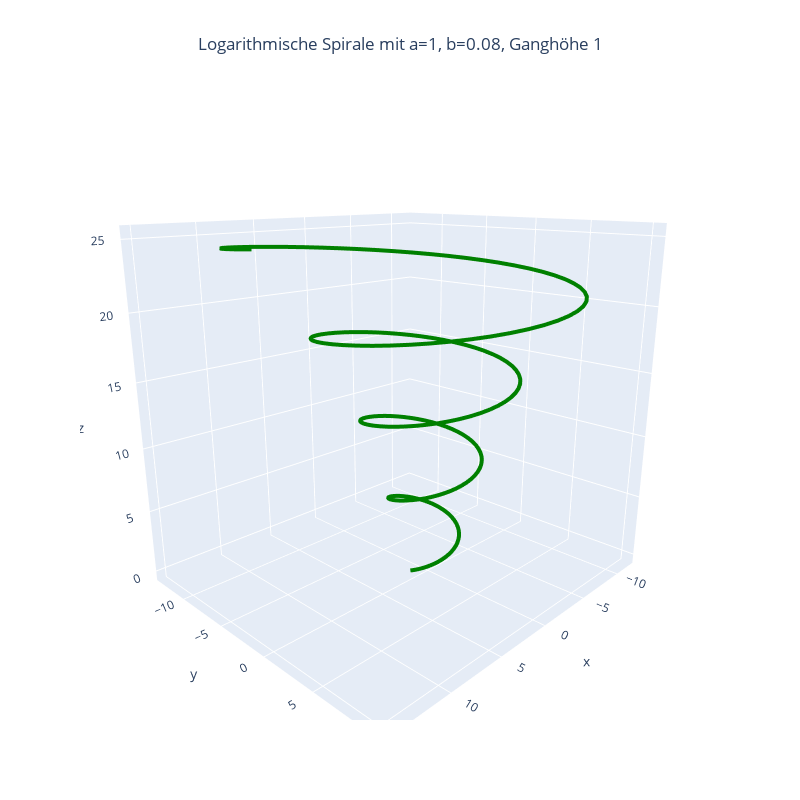

Source (notebook cell):
### Markdown cell above
## Schraubenlinie über einer logarithmischen Spirale
Wenn wir eine andere Raumkurve, zum Beispiel eine Schraubenlinie über einer logarithmischen Spirale, ausgeben möchten, dass müssen wir im Quelltext nicht viel verändern. Wir berechnen
die Koordinaten der Punkte auf der Spur mit der entsprechenden Funktion und geben den Polygonzug aus. Für die Spirale verwenden wir die Defaultwerte a=1 und b=0.08 für die Parameter der Spirale, als Ganghöhe verwenden wir 1. Das Parameterintervall ist [0, 6pi] und wir verwenden 200 Punkte für den Polygonzug.

### Code cell
x, y, z = logSpiralHelix()

curve = go.Scatter3d(x=x, y=y, z=z,
                     name='Logarithmische Spirale',
                     mode='lines',
                     line = dict(color='green', width=8),
                     showlegend=False)

layout = go.Layout(scene_xaxis_visible=True, 
                   scene_yaxis_visible=True, 
                   scene_zaxis_visible=True,
                   showlegend=False)

fig =  go.Figure(data=[curve], layout=layout)

fig.update_layout(title='Logarithmische Spirale mit a=1, b=0.08, Ganghöhe 1',
                  title_x=0.5,
                  scene_camera_eye_z=1.55,
                  autosize=False,
                  width=800,
                  height=800,
                  showlegend=False)
                  
fig.show()

### Figure 1 — Plotly figure (JSON) as saved in the notebook; plotly's stock layout.template omitted (floating-point values rounded to 4 significant figures; data arrays with more than 128 entries replaced by an {"elided": "..."} marker saying what was removed)
{"data": [{"line": {"color": "green", "width": 8}, "mode": "lines", "name": "Logarithmische Spirale", "showlegend": false, "type": "scatter3d", "x": {"elided": "200 float values"}, "y": {"elided": "200 float values"}, "z": {"elided": "200 float values"}}], "layout": {"autosize": false, "height": 800, "scene": {"aspectmode": "auto", "aspectratio": {"x": 1.062, "y": 0.9379, "z": 1.004}, "camera": {"center": {"x": 0, "y": 0, "z": 0}, "eye": {"x": 1.42, "y": 1.39, "z": 0.6115}, "projection": {"type": "perspective"}, "up": {"x": 0, "y": 0, "z": 1}}, "xaxis": {"type": "linear", "visible": true}, "yaxis": {"type": "linear", "visible": true}, "zaxis": {"type": "linear", "visible": true}}, "showlegend": false, "title": {"text": "Logarithmische Spirale mit a=1, b=0.08, Ganghöhe 1", "x": 0.5}, "width": 800}}
